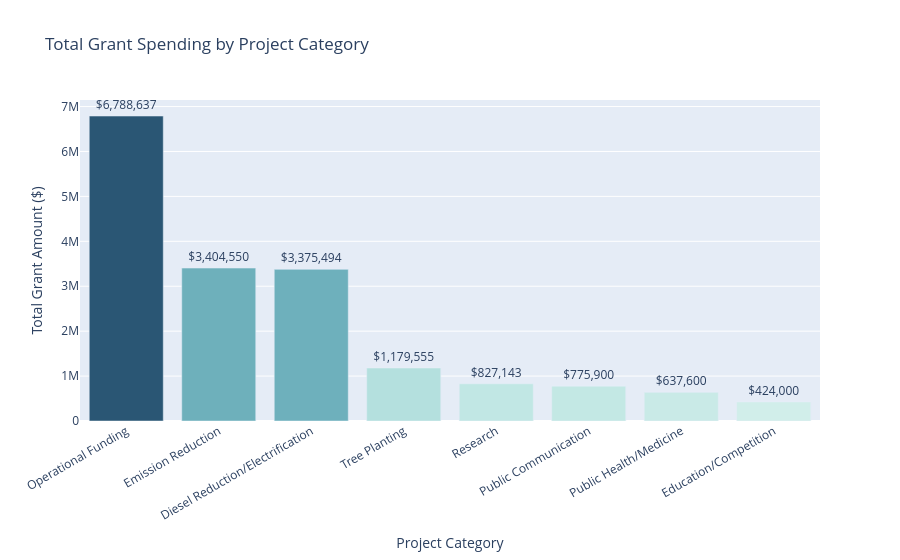

Notebook code cell kept with this figure:
### Code cell
# Lasya
import pandas as pd
import plotly.express as px
import plotly.graph_objects as go
from plotly.subplots import make_subplots
import warnings
warnings.filterwarnings('ignore')

df = pd.read_excel('CAF_DS.xlsx') 

# Clean Grant Amount: remove $, commas, spaces → float
df['Grant Amount'] = (
    df['Grant Amount']
    .astype(str)
    .str.replace(r'[\$,\s]', '', regex=True)
    .astype(float)
)

# Normalize category columns (strip whitespace)
df['Project Category 1'] = df['Project Category 1'].str.strip()
df['Project Category 2'] = df['Project Category 2'].str.strip()

print(f"Dataset shape: {df.shape}")
print(f"Years covered: {sorted(df['Year'].unique())}")
print(f"Total grant funding: ${df['Grant Amount'].sum():,.0f}")
df.head(10)

cat_spend = (
    df.groupby('Project Category 1')['Grant Amount']
    .sum()
    .reset_index()
    .sort_values('Grant Amount', ascending=False)
)

fig = px.bar(
    cat_spend,
    x='Project Category 1',
    y='Grant Amount',
    title='Total Grant Spending by Project Category',
    color='Grant Amount',
    color_continuous_scale='Teal',
    text='Grant Amount'
)
fig.update_traces(
    texttemplate='$%{text:,.0f}',
    textposition='outside'
)
fig.update_layout(
    xaxis_title='Project Category',
    yaxis_title='Total Grant Amount ($)',
    xaxis_tickangle=-30,
    coloraxis_showscale=False,
    height=500
)
fig.show()

### Figure 1 — Plotly figure (JSON) as saved in the notebook; plotly's stock layout.template omitted (floating-point values rounded to 4 significant figures)
{"data": [{"alignmentgroup": "True", "hovertemplate": "Project Category 1=%{x}<br>Grant Amount=%{marker.color}<extra></extra>", "legendgroup": "", "marker": {"color": [6788637, 3404550, 3375494, 1179555, 827143, 775900, 637600, 424000], "coloraxis": "coloraxis", "pattern": {"shape": ""}}, "name": "", "offsetgroup": "", "orientation": "v", "showlegend": false, "text": [6788637, 3404550, 3375494, 1179555, 827143, 775900, 637600, 424000], "textposition": "outside", "texttemplate": "$%{text:,.0f}", "type": "bar", "x": ["Operational Funding", "Emission Reduction", "Diesel Reduction/Electrification", "Tree Planting", "Research", "Public Communication", "Public Health/Medicine", "Education/Competition"], "xaxis": "x", "y": [6788637, 3404550, 3375494, 1179555, 827143, 775900, 637600, 424000], "yaxis": "y"}], "layout": {"autosize": true, "barmode": "relative", "coloraxis": {"colorbar": {"title": {"text": "Grant Amount"}}, "colorscale": [[0, "rgb(209, 238, 234)"], [0.1667, "rgb(168, 219, 217)"], [0.3333, "rgb(133, 196, 201)"], [0.5, "rgb(104, 171, 184)"], [0.6667, "rgb(79, 144, 166)"], [0.8333, "rgb(59, 115, 143)"], [1, "rgb(42, 86, 116)"]], "showscale": false}, "legend": {"tracegroupgap": 0}, "title": {"text": "Total Grant Spending by Project Category"}, "xaxis": {"anchor": "y", "autorange": true, "domain": [0, 1], "range": [-0.5, 7.5], "tickangle": -30, "title": {"text": "Project Category"}, "type": "category"}, "yaxis": {"anchor": "x", "autorange": true, "domain": [0, 1], "range": [0, 7146000.0], "title": {"text": "Total Grant Amount ($)"}, "type": "linear"}}}
